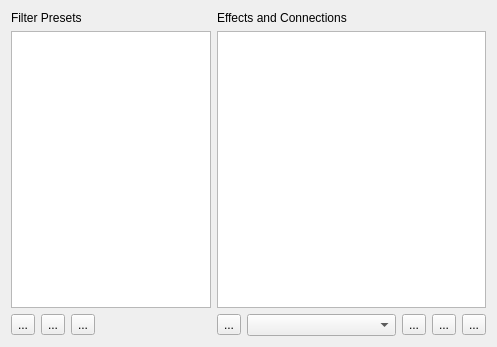
<?xml version="1.0" encoding="UTF-8"?>
<ui version="4.0">
 <class>FilterEffectEditWidget</class>
 <widget class="QWidget" name="FilterEffectEditWidget">
  <property name="geometry">
   <rect>
    <x>0</x>
    <y>0</y>
    <width>497</width>
    <height>347</height>
   </rect>
  </property>
  <property name="sizePolicy">
   <sizepolicy hsizetype="Preferred" vsizetype="Preferred">
    <horstretch>0</horstretch>
    <verstretch>0</verstretch>
   </sizepolicy>
  </property>
  <property name="minimumSize">
   <size>
    <width>0</width>
    <height>0</height>
   </size>
  </property>
  <property name="maximumSize">
   <size>
    <width>16777215</width>
    <height>16777215</height>
   </size>
  </property>
  <property name="windowTitle">
   <string>Filter Effect Editor</string>
  </property>
  <layout class="QGridLayout" name="gridLayout">
   <item row="0" column="0" colspan="4">
    <widget class="QLabel" name="label">
     <property name="text">
      <string>Filter Presets</string>
     </property>
    </widget>
   </item>
   <item row="1" column="0" colspan="4">
    <widget class="QListWidget" name="listWidget">
     <property name="sizePolicy">
      <sizepolicy hsizetype="MinimumExpanding" vsizetype="Preferred">
       <horstretch>0</horstretch>
       <verstretch>0</verstretch>
      </sizepolicy>
     </property>
     <property name="minimumSize">
      <size>
       <width>0</width>
       <height>0</height>
      </size>
     </property>
     <property name="maximumSize">
      <size>
       <width>200</width>
       <height>16777215</height>
      </size>
     </property>
     <property name="baseSize">
      <size>
       <width>150</width>
       <height>0</height>
      </size>
     </property>
    </widget>
   </item>
   <item row="1" column="4">
    <widget class="QGraphicsView" name="canvas"/>
   </item>
   <item row="2" column="0">
    <widget class="QToolButton" name="addPreset">
     <property name="text">
      <string>...</string>
     </property>
    </widget>
   </item>
   <item row="2" column="4">
    <layout class="QHBoxLayout" name="horizontalLayout">
     <item>
      <widget class="QToolButton" name="removeEffect">
       <property name="text">
        <string>...</string>
       </property>
      </widget>
     </item>
     <item>
      <widget class="KComboBox" name="effectSelector"/>
     </item>
     <item>
      <widget class="QToolButton" name="addEffect">
       <property name="text">
        <string>...</string>
       </property>
      </widget>
     </item>
     <item>
      <widget class="QToolButton" name="raiseEffect">
       <property name="text">
        <string>...</string>
       </property>
      </widget>
     </item>
     <item>
      <widget class="QToolButton" name="lowerEffect">
       <property name="text">
        <string>...</string>
       </property>
      </widget>
     </item>
    </layout>
   </item>
   <item row="2" column="1">
    <widget class="QToolButton" name="removePreset">
     <property name="text">
      <string>...</string>
     </property>
    </widget>
   </item>
   <item row="0" column="4">
    <widget class="QLabel" name="label_2">
     <property name="text">
      <string>Effects and Connections</string>
     </property>
    </widget>
   </item>
   <item row="2" column="2">
    <widget class="QToolButton" name="copyPreset">
     <property name="text">
      <string>...</string>
     </property>
    </widget>
   </item>
  </layout>
 </widget>
 <customwidgets>
  <customwidget>
   <class>KComboBox</class>
   <extends>QComboBox</extends>
   <header>kcombobox.h</header>
  </customwidget>
 </customwidgets>
 <resources/>
 <connections/>
</ui>
